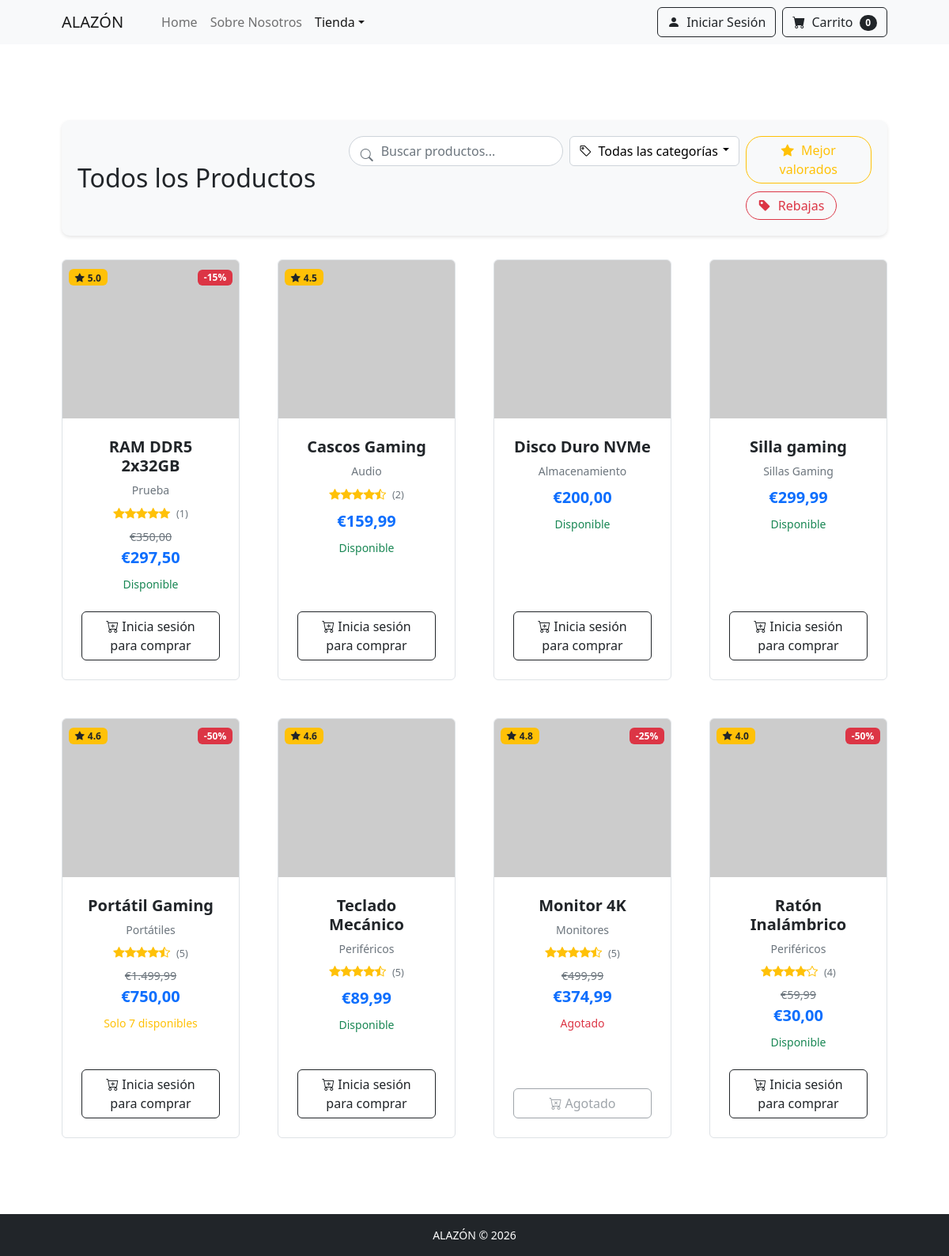
/catalogo.php, run on the app's committed database.
### tables this page shows
CREATE TABLE IF NOT EXISTS `products` (
  `id` int(11) NOT NULL AUTO_INCREMENT,
  `category_id` int(11) DEFAULT NULL,
  `nombre` varchar(150) NOT NULL,
  `descripcion` text DEFAULT NULL,
  `imagen` varchar(255) DEFAULT NULL,
  `precio` decimal(10,2) NOT NULL,
  `stock` int(11) DEFAULT 0,
  `imagen_url` varchar(255) DEFAULT NULL,
  `estado` enum('activo','inactivo') DEFAULT 'activo',
  `fecha_creacion` timestamp NOT NULL DEFAULT current_timestamp(),
  `valoracion` decimal(3,2) DEFAULT 0.00,
  `num_valoraciones` int(11) DEFAULT 0,
  `en_rebaja` tinyint(1) DEFAULT 0,
  `precio_original` decimal(10,2) DEFAULT NULL,
  `porcentaje_rebaja` int(11) DEFAULT NULL,
  PRIMARY KEY (`id`),
  KEY `category_id` (`category_id`),
  KEY `idx_valoracion` (`valoracion`),
  KEY `idx_en_rebaja` (`en_rebaja`)
);

CREATE TABLE IF NOT EXISTS `categories` (
  `id` int(11) NOT NULL AUTO_INCREMENT,
  `nombre` varchar(50) NOT NULL,
  `descripcion` text DEFAULT NULL,
  `imagen` varchar(255) DEFAULT NULL,
  `activo` tinyint(1) DEFAULT 1,
  `fecha_creacion` timestamp NOT NULL DEFAULT current_timestamp(),
  PRIMARY KEY (`id`)
);

### catalogo.php (the view, shortened to what the rows shown need)
<?php
require_once('session.php');
require_once('config.php');
$db = new Database();
$con = $db->getCon();
$filtro = isset($_GET['filtro']) ? $_GET['filtro'] : 'todos';
$categoria_id = isset($_GET['categoria']) ? intval($_GET['categoria']) : 0;
$busqueda = isset($_GET['buscar']) ? trim($_GET['buscar']) : '';
$titulos = [
    'todos' => 'Todos los Productos',
    'valorados' => 'Mejor Valorados',
    'rebajas' => 'Productos en Rebaja'
];
$titulo_pagina = $titulos[$filtro] ?? 'Catálogo';
function obtenerProductosFiltrados($conexion, $moneda_usuario, $filtro = 'todos', $categoria_id = 0, $busqueda = '') {
    $sql = "SELECT p.*, c.nombre as categoria_nombre,
                   COALESCE(AVG(v.puntuacion), 0) as valoracion_real,
                   COUNT(v.id) as num_valoraciones_real
            FROM products p
            LEFT JOIN categories c ON p.category_id = c.id
            LEFT JOIN valoraciones v ON p.id = v.product_id
            WHERE p.estado = 'activo'";
    $sql .= " GROUP BY p.id";
    switch($filtro) {
        case 'todos':
        default:
            $sql .= " ORDER BY p.fecha_creacion DESC";
            break;
    }
    $result = mysqli_query($conexion, $sql);
    $productos = [];
    while ($row = mysqli_fetch_assoc($result)) {
        $precio_mostrar = $row['precio'];
        $precio_original = isset($row['precio_original']) && $row['precio_original'] > $row['precio']
            ? $row['precio_original']
            : $row['precio'];
        $precio_formateado = formatearPrecio(
            $precio_mostrar,
            $moneda_usuario['codigo'],
            $moneda_usuario['simbolo']
        );
        $precio_original_formateado = formatearPrecio(
            $precio_original,
            $moneda_usuario['codigo'],
            $moneda_usuario['simbolo']
        );
        $porcentaje_rebaja = isset($row['porcentaje_rebaja']) ? $row['porcentaje_rebaja'] : 0;
        $imagen_url = 'https://dummyimage.com/450x300/dee2e6/6c757d.jpg';
        if (!empty($row['imagen'])) {
            $ruta_imagen = 'uploads/productos/' . $row['imagen'];
        }
        $productos[] = [
            'id' => $row['id'],
            'nombre' => $row['nombre'],
            'descripcion' => $row['descripcion'],
            'precio' => $precio_mostrar,
            'precio_formateado' => $precio_formateado,
            'precio_original' => $precio_original,
            'precio_original_formateado' => $precio_original_formateado,
            'porcentaje_rebaja' => $porcentaje_rebaja,
            'stock' => $row['stock'],
            'imagen_url' => $imagen_url,
            'categoria' => $row['categoria_nombre'],
            'estado' => $row['estado'],
            'valoracion' => round($row['valoracion_real'], 1),
            'num_valoraciones' => $row['num_valoraciones_real']
        ];
    }
    return $productos;
}
if ($logged_in) {
    $moneda_usuario = [
        'codigo' => $moneda_codigo,
        'simbolo' => $moneda_simbolo
    ];
} else {
    $moneda_usuario = [
        'codigo' => 'EUR',
        'simbolo' => '€'
    ];
}
$productos = obtenerProductosFiltrados($con, $moneda_usuario, $filtro, $categoria_id, $busqueda);
?>
<!DOCTYPE html>
<html lang="es">
<head>
    <link href="https://cdn.jsdelivr.net/npm/bootstrap-icons@1.5.0/font/bootstrap-icons.css" rel="stylesheet" />
    <link href="https://cdn.jsdelivr.net/npm/bootstrap@5.2.3/dist/css/bootstrap.min.css" rel="stylesheet" />
</head>
<body>
    <section class="py-5">
        <div class="container px-4 px-lg-5 mt-5">
            <div class="filtros-container">
                <div class="row align-items-center">
                    <div class="col-md-4">
                        <h2 class="mb-3 mb-md-0"><?php echo $titulo_pagina; ?></h2>
                    </div>
                </div>
            </div>
            <div class="row gx-4 gx-lg-5 row-cols-2 row-cols-md-3 row-cols-xl-4 justify-content-center">
                <?php if (empty($productos)): ?>
                    <div class="col-12">
                        <div class="alert alert-info text-center py-5">
                            <h4>No hay productos disponibles</h4>
                            <p class="mb-3">Prueba con otros filtros o palabras clave</p>
                            <a href="catalogo.php" class="btn btn-primary">
                                <i class="bi-grid-3x3-gap me-2"></i>Ver todos los productos
                            </a>
                        </div>
                    </div>
                <?php else: ?>
                    <?php foreach ($productos as $producto): ?>
                        <div class="col mb-5">
                            <div class="card h-100">
                                <div class="position-absolute top-0 start-0 m-2">
                                    <?php if ($producto['valoracion'] >= 4.0): ?>
                                        <span class="badge bg-warning text-dark">
                                            <i class="bi-star-fill me-1"></i><?php echo number_format($producto['valoracion'], 1); ?>
                                        </span>
                                    <?php endif; ?>
                                </div>
                                <?php if ($producto['porcentaje_rebaja'] > 0): ?>
                                    <div class="position-absolute top-0 end-0 m-2">
                                        <span class="badge bg-danger">
                                            -<?php echo $producto['porcentaje_rebaja']; ?>%
                                        </span>
                                    </div>
                                <?php endif; ?>
                                <img class="card-img-top" src="<?php echo htmlspecialchars($producto['imagen_url']); ?>"
                                     alt="<?php echo htmlspecialchars($producto['nombre']); ?>"
                                     style="height: 200px; object-fit: cover;" />
                                <div class="card-body p-4 text-center">
                                    <h5 class="fw-bolder"><?php echo htmlspecialchars($producto['nombre']); ?></h5>
                                    <?php if ($producto['categoria']): ?>
                                        <div class="small text-muted mb-2"><?php echo htmlspecialchars($producto['categoria']); ?></div>
                                    <?php endif; ?>
                                    <?php if ($producto['valoracion'] > 0): ?>
                                        <div class="valoracion-estrellas mb-2">
                                            <?php
                                            $estrellas_llenas = floor($producto['valoracion']);
                                            $media_estrella = $producto['valoracion'] - $estrellas_llenas >= 0.5;
                                            for ($i = 1; $i <= 5; $i++):
                                                if ($i <= $estrellas_llenas):
                                                    echo '<i class="bi-star-fill"></i>';
                                                elseif ($i == $estrellas_llenas + 1 && $media_estrella):
                                                    echo '<i class="bi-star-half"></i>';
                                                else:
                                                    echo '<i class="bi-star"></i>';
                                                endif;
                                            endfor;
                                            ?>
                                            <small class="text-muted ms-1">(<?php echo $producto['num_valoraciones']; ?>)</small>
                                        </div>
                                    <?php endif; ?>
                                    <div class="mb-2">
                                        <?php if ($producto['precio_original'] > $producto['precio']): ?>
                                            <div class="precio-original"><?php echo $producto['precio_original_formateado']; ?></div>
                                        <?php endif; ?>
                                        <div class="fw-bold fs-5 text-primary"><?php echo $producto['precio_formateado']; ?></div>
                                    </div>
                                    <?php if ($producto['stock'] <= 0): ?>
                                        <div class="text-danger small">Agotado</div>
                                    <?php elseif ($producto['stock'] < 10): ?>
                                        <div class="text-warning small">Solo <?php echo $producto['stock']; ?> disponibles</div>
                                    <?php else: ?>
                                        <div class="text-success small">Disponible</div>
                                    <?php endif; ?>
                                </div>
                                <div class="card-footer p-4 pt-0 border-top-0 bg-transparent text-center">
                                    <?php if ($producto['stock'] > 0 && $logged_in): ?>
                                        <form method="POST" action="">
                                            <input type="hidden" name="product_id" value="<?php echo $producto['id']; ?>">
                                            <input type="hidden" name="cantidad" value="1">
                                            <button type="submit" name="add_to_cart" class="btn btn-outline-dark w-100">
                                                <i class="bi-cart-plus me-1"></i>Añadir al carrito
                                            </button>
                                        </form>
                                    <?php elseif ($producto['stock'] > 0 && !$logged_in): ?>
                                        <a href="login.php" class="btn btn-outline-dark w-100">
                                            <i class="bi-cart-plus me-1"></i>Inicia sesión para comprar
                                        </a>
                                    <?php else: ?>
                                        <button class="btn btn-outline-secondary w-100" disabled>
                                            <i class="bi-cart-x me-1"></i>Agotado
                                        </button>
                                    <?php endif; ?>
                                </div>
                            </div>
                        </div>
                    <?php endforeach; ?>
                <?php endif; ?>
            </div>
        </div>
    </section>
</body>
</html>

### data on the page
products: valoracion "5.0", porcentaje_rebaja "15", nombre "RAM DDR5 2x32GB", category.nombre "Prueba", num_valoraciones "1", precio_original_formateado "€350,00", precio_formateado "€297,50", stock "Disponible"
products: valoracion "4.5", nombre "Cascos Gaming", category.nombre "Audio", num_valoraciones "2", precio_formateado "€159,99", stock "Disponible"
products: nombre "Disco Duro NVMe", category.nombre "Almacenamiento", precio_formateado "€200,00", stock "Disponible"
products: nombre "Silla gaming", category.nombre "Sillas Gaming", precio_formateado "€299,99", stock "Disponible"
products: valoracion "4.6", porcentaje_rebaja "50", nombre "Portátil Gaming", category.nombre "Portátiles", num_valoraciones "5", precio_original_formateado "€1.499,99", precio_formateado "€750,00", stock "7", shows "Inicia sesión para comprar"
products: valoracion "4.6", nombre "Teclado Mecánico", category.nombre "Periféricos", num_valoraciones "5", precio_formateado "€89,99", stock "Disponible"
products: valoracion "4.8", porcentaje_rebaja "25", nombre "Monitor 4K", category.nombre "Monitores", num_valoraciones "5", precio_original_formateado "€499,99", precio_formateado "€374,99", stock "Agotado"
products: valoracion "4.0", porcentaje_rebaja "50", nombre "Ratón Inalámbrico", category.nombre "Periféricos", num_valoraciones "4", precio_original_formateado "€59,99", precio_formateado "€30,00", stock "Disponible"

### other printed values
$titulo_pagina "Todos los Productos"
$categoria_nombre_activa "Todas las categorías"
